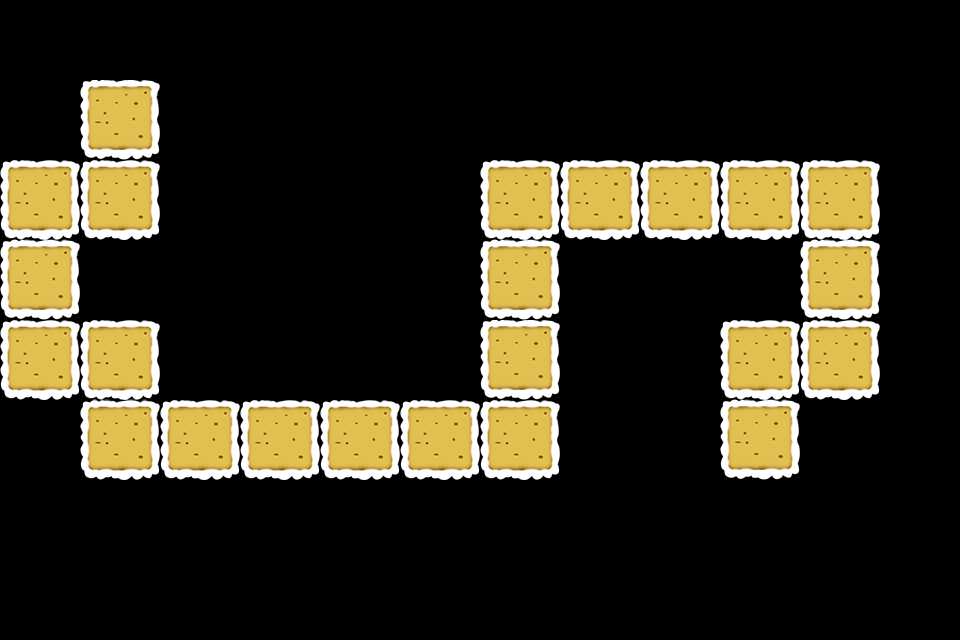

Below is a game level as drawn by its tile map, then a one-line description and the .tmx that defines it (tile-layer data replaced by summaries):
An orthogonal 12x8 tile map with 80x80 px tiles, 1 tile layer (path) and 30 objects (12x path, 11x Tower, 3x 3, 2x 4, 2x 5).

<map version="1.0" orientation="orthogonal" width="12" height="8" tilewidth="80" tileheight="80">
 <properties>
  <property name="style" value="1" />
 </properties>
 <tileset firstgid="1" name="tiled2" tilewidth="80" tileheight="80">
  <image source="tiled2.png" width="240" height="240" />
 </tileset>
 <layer name="path" width="12" height="8">
  <data>[96 cells, 23 non-empty, 8 distinct tile ids]</data>
 </layer>
 <objectgroup name="path" width="12" height="8">
  <object name="path" x="80" y="80" />
  <object name="path" x="80" y="160" />
  <object name="path" x="0" y="160" />
  <object name="path" x="0" y="320" />
  <object name="path" x="80" y="320" />
  <object name="path" x="80" y="400" />
  <object name="path" x="480" y="400" />
  <object name="path" x="480" y="160" />
  <object name="path" x="800" y="160" />
  <object name="path" x="800" y="320" />
  <object name="path" x="720" y="320" />
  <object name="path" x="720" y="400" />
  <object name="Tower" x="0" y="80" width="80" height="80" />
  <object name="Tower" x="160" y="80" width="320" height="160" />
  <object name="Tower" x="80" y="240" width="400" height="80" />
  <object name="Tower" x="160" y="320" width="320" height="80" />
  <object name="Tower" x="480" y="80" width="480" height="80" />
  <object name="Tower" x="880" y="160" width="80" height="320" />
  <object name="Tower" x="800" y="400" width="80" height="80" />
  <object name="Tower" x="560" y="240" width="240" height="80" />
  <object name="Tower" x="560" y="320" width="160" height="160" />
  <object name="Tower" x="160" y="480" width="640" height="80" />
  <object name="Tower" x="0" y="400" width="80" height="80" />
  <object name="Reward" type="3" x="160" y="80" width="80" height="80" />
  <object name="Reward" type="4" x="320" y="160" width="80" height="80" />
  <object name="Reward" type="5" x="240" y="319" width="80" height="80" />
  <object name="Reward" type="3" x="640" y="80" width="80" height="80" />
  <object name="Reward" type="4" x="640" y="320" width="80" height="80" />
  <object name="Reward" type="5" x="560" y="480" width="80" height="80" />
  <object name="Reward" type="3" x="880" y="400" width="80" height="80">
   <properties>
    <property name="new" value="1" />
   </properties>
  </object>
 </objectgroup>
</map>
